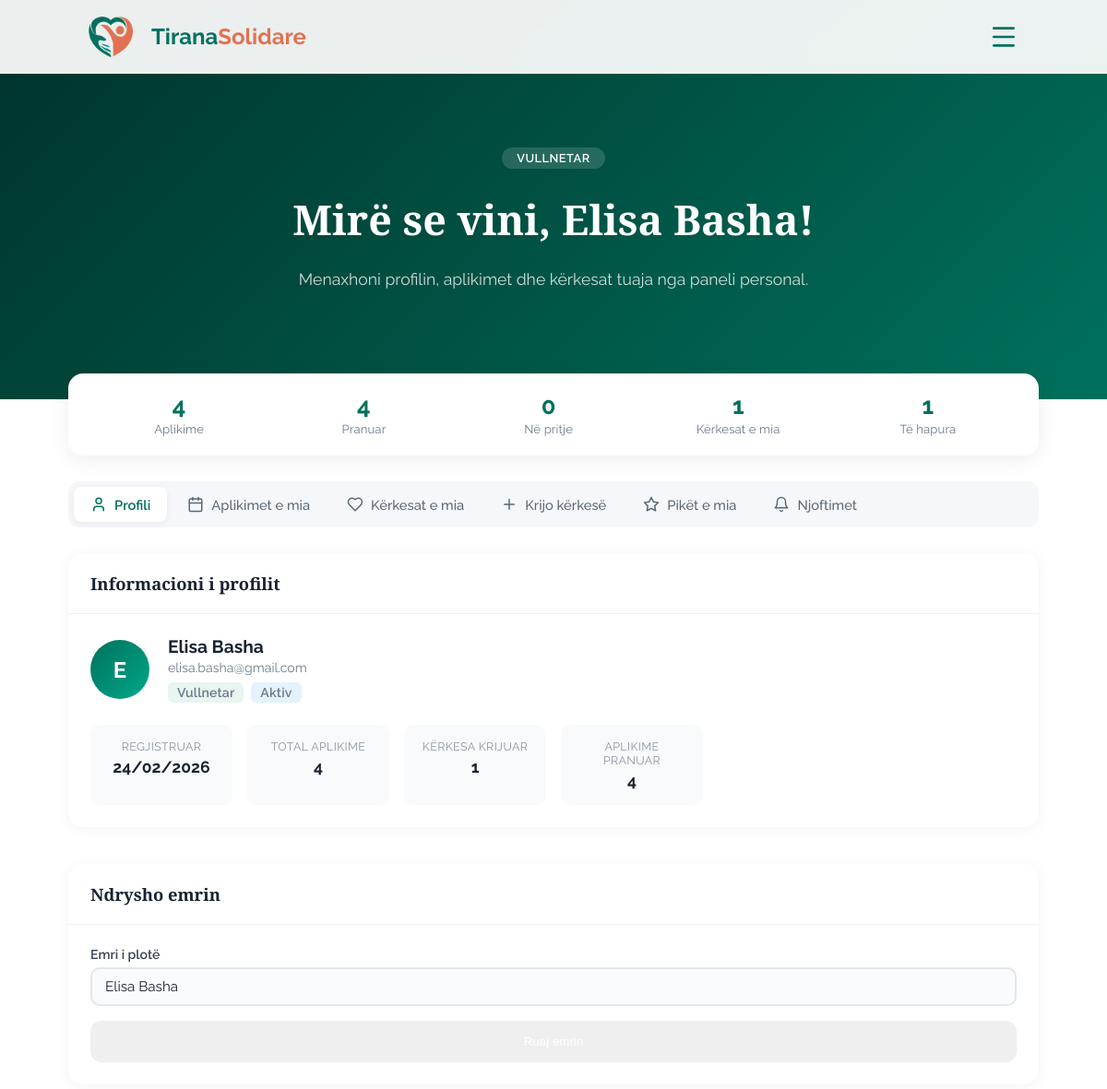
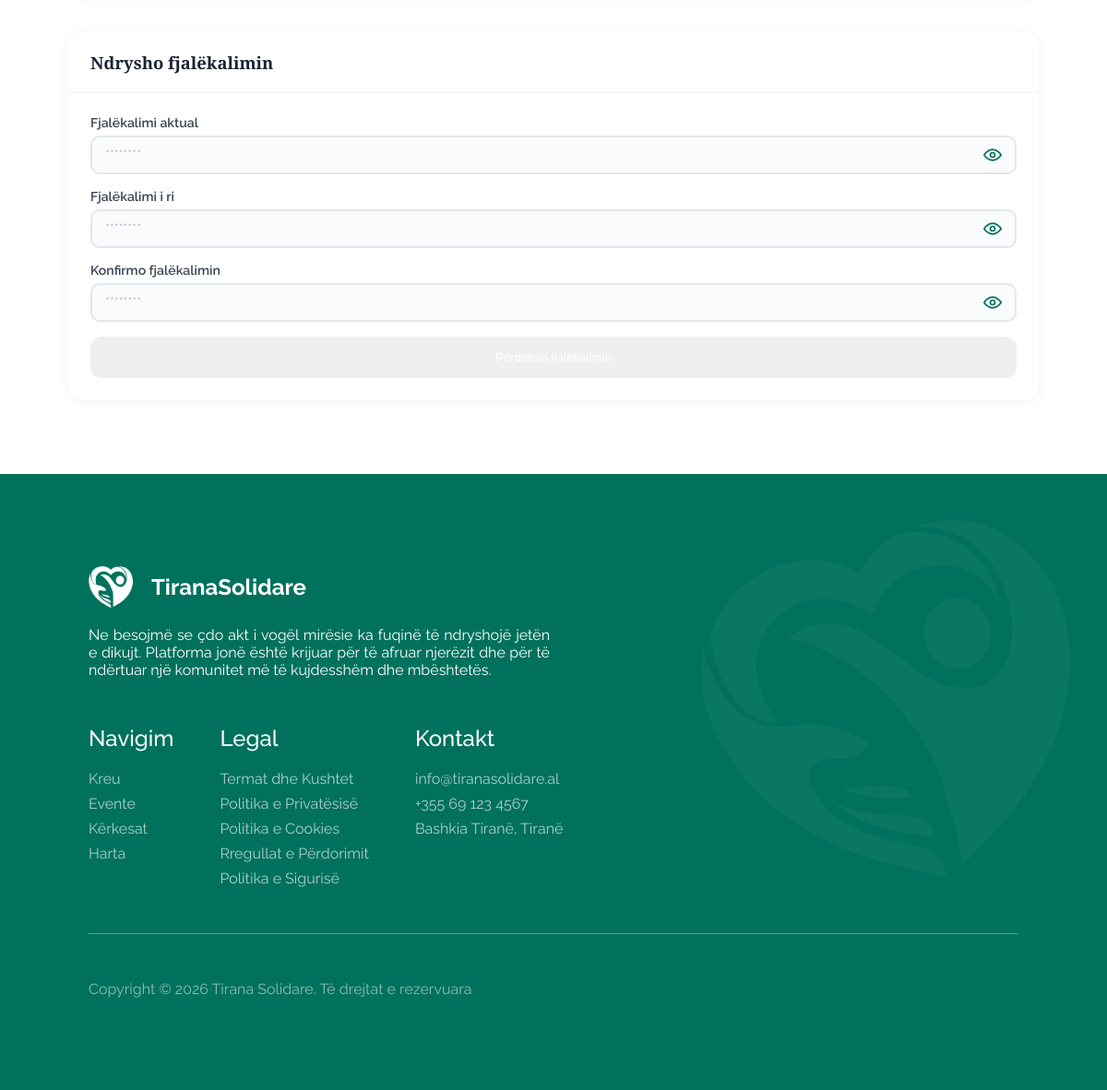
Screenshot of /views/volunteer_panel.php?tab=profile (signed in) with the database file from the repository (2 pictures, top to bottom).
### tables this page shows
CREATE TABLE `kerkesa_per_ndihme` (
  `id_kerkese_ndihme` int(11) NOT NULL,
  `id_perdoruesi` int(11) DEFAULT NULL,
  `tipi` enum('Kërkesë','Ofertë') DEFAULT NULL,
  `titulli` varchar(150) DEFAULT NULL,
  `pershkrimi` text DEFAULT NULL,
  `statusi` enum('Open','Closed') DEFAULT 'Open' COMMENT 'Open/Closed',
  `imazhi` varchar(500) DEFAULT NULL,
  `vendndodhja` varchar(255) DEFAULT NULL,  `latitude` decimal(10,7) DEFAULT NULL,
  `longitude` decimal(10,7) DEFAULT NULL,  `krijuar_me` timestamp NOT NULL DEFAULT current_timestamp()
);

CREATE TABLE `perdoruesi` (
  `id_perdoruesi` int(11) NOT NULL,
  `emri` varchar(100) NOT NULL,
  `email` varchar(150) NOT NULL,
  `fjalekalimi` varchar(255) NOT NULL,
  `roli` enum('Admin','Vullnetar') DEFAULT 'Vullnetar',
  `statusi_llogarise` enum('Aktiv','Bllokuar','Çaktivizuar') DEFAULT 'Aktiv',
  `verified` tinyint(1) NOT NULL DEFAULT 0,
  `verification_token_hash` varchar(64) DEFAULT NULL,
  `verification_token_expires` datetime DEFAULT NULL,
  `password_reset_token_hash` varchar(64) DEFAULT NULL,
  `password_reset_token_expires` datetime DEFAULT NULL,
  `krijuar_me` timestamp NOT NULL DEFAULT current_timestamp(),
  `deaktivizuar_me` datetime DEFAULT NULL
);

### views/volunteer_panel.php (the view, shortened to what this page needs)
<?php
require_once __DIR__ . '/../config/db.php';
$userId    = $_SESSION['user_id'];
$userEmri  = htmlspecialchars($_SESSION['emri'] ?? 'Përdorues');
$userRoli  = htmlspecialchars($_SESSION['roli'] ?? 'Vullnetar');
$tab = $_GET['tab'] ?? 'profile';
$stmtUser = $pdo->prepare("SELECT * FROM Perdoruesi WHERE id_perdoruesi = ?");
$stmtUser->execute([$userId]);
$user = $stmtUser->fetch(PDO::FETCH_ASSOC);
$stmtApps = $pdo->prepare(
    "SELECT a.*, e.titulli AS eventi_titulli, e.data AS eventi_data, e.vendndodhja AS eventi_vendndodhja,
            k.emri AS kategoria_emri
     FROM Aplikimi a
     JOIN Eventi e ON e.id_eventi = a.id_eventi
     LEFT JOIN Kategoria k ON k.id_kategoria = e.id_kategoria
     WHERE a.id_perdoruesi = ?
     ORDER BY a.aplikuar_me DESC"
);
$stmtApps->execute([$userId]);
$myApps = $stmtApps->fetchAll(PDO::FETCH_ASSOC);
$stmtReqs = $pdo->prepare(
    "SELECT * FROM Kerkesa_per_Ndihme WHERE id_perdoruesi = ? ORDER BY krijuar_me DESC"
);
$stmtReqs->execute([$userId]);
$myRequests = $stmtReqs->fetchAll(PDO::FETCH_ASSOC);
$totalApps     = count($myApps);
$acceptedApps  = count(array_filter($myApps, fn($a) => $a['statusi'] === 'Pranuar'));
$pendingApps   = count(array_filter($myApps, fn($a) => $a['statusi'] === 'Në pritje'));
$totalRequests = count($myRequests);
$openRequests  = count(array_filter($myRequests, fn($r) => $r['statusi'] === 'Open'));
?>
<!DOCTYPE html>
<html lang="sq">
<head>
  <link rel="stylesheet" href="/TiranaSolidare/public/assets/styles/main.css">
  <link rel="stylesheet" href="/TiranaSolidare/public/assets/styles/pages.css">
  <link rel="stylesheet" href="/TiranaSolidare/public/assets/styles/auth.css">
  <link rel="stylesheet" href="/TiranaSolidare/public/assets/styles/volunteer-panel.css">
  <link rel="stylesheet" href="https://unpkg.com/leaflet@1.9.4/dist/leaflet.css" />
  <link rel="stylesheet" href="/TiranaSolidare/assets/css/map.css">
</head>
<body>
<?php include __DIR__ . '/../public/components/header.php'; ?>
<main>
<section class="page-hero page-hero--green">
  <div class="page-hero__inner">
    <span class="page-badge">Vullnetar</span>
    <h1>Mirë se vini, <?= $userEmri ?>!</h1>
    <p>Menaxhoni profilin, aplikimet dhe kërkesat tuaja nga paneli personal.</p>
  </div>
</section>
<section class="vp-stats-section">
  <div class="vp-stats">
    <div class="vp-stat">
      <strong><?= $totalApps ?></strong>
      <span>Aplikime</span>
    </div>
    <div class="vp-stat">
      <strong><?= $acceptedApps ?></strong>
      <span>Pranuar</span>
    </div>
    <div class="vp-stat">
      <strong><?= $pendingApps ?></strong>
      <span>Në pritje</span>
    </div>
    <div class="vp-stat">
      <strong><?= $totalRequests ?></strong>
      <span>Kërkesat e mia</span>
    </div>
    <div class="vp-stat">
      <strong><?= $openRequests ?></strong>
      <span>Të hapura</span>
    </div>
  </div>
</section>
<section class="vp-tabs-section">
  <div class="vp-tabs">
    <a href="?tab=profile" class="vp-tab <?= $tab === 'profile' ? 'active' : '' ?>">
      <svg xmlns="http://www.w3.org/2000/svg" width="18" height="18" viewBox="0 0 24 24" fill="none" stroke="currentColor" stroke-width="2" stroke-linecap="round" stroke-linejoin="round"><path d="M19 21v-2a4 4 0 0 0-4-4H9a4 4 0 0 0-4 4v2"/><circle cx="12" cy="7" r="4"/></svg>
      Profili
    </a>
    <a href="?tab=applications" class="vp-tab <?= $tab === 'applications' ? 'active' : '' ?>">
      Aplikimet e mia
    </a>
    <a href="?tab=requests" class="vp-tab <?= $tab === 'requests' ? 'active' : '' ?>">
      Kërkesat e mia
    </a>
    <a href="?tab=new-request" class="vp-tab <?= $tab === 'new-request' ? 'active' : '' ?>">
      <svg xmlns="http://www.w3.org/2000/svg" width="18" height="18" viewBox="0 0 24 24" fill="none" stroke="currentColor" stroke-width="2" stroke-linecap="round" stroke-linejoin="round"><path d="M5 12h14"/><path d="M12 5v14"/></svg>
      Krijo kërkesë
    </a><a href="?tab=score" class="vp-tab <?= $tab === 'score' ? 'active' : '' ?>">
  <svg xmlns="http://www.w3.org/2000/svg" width="18" height="18" viewBox="0 0 24 24" fill="none" stroke="currentColor" stroke-width="2" stroke-linecap="round" stroke-linejoin="round"><path d="M12 2l3.09 6.26L22 9.27l-5 4.87 1.18 6.88L12 17.77l-6.18 3.25L7 14.14 2 9.27l6.91-1.01L12 2z"/></svg>
  Pikët e mia
</a>
    <a href="?tab=notifications" class="vp-tab <?= $tab === 'notifications' ? 'active' : '' ?>">
      <svg xmlns="http://www.w3.org/2000/svg" width="18" height="18" viewBox="0 0 24 24" fill="none" stroke="currentColor" stroke-width="2" stroke-linecap="round" stroke-linejoin="round"><path d="M6 8a6 6 0 0 1 12 0c0 7 3 9 3 9H3s3-2 3-9"/><path d="M10.3 21a1.94 1.94 0 0 0 3.4 0"/></svg>
      Njoftimet
    </a>
  </div>
</section>
<section class="vp-content">
<?php if ($tab === 'profile'): ?>
<div class="vp-panel">
  <div class="vp-profile-grid">
    <div class="vp-card">
      <div class="vp-card__header">
        <h3>Informacioni i profilit</h3>
      </div>
      <div class="vp-card__body">
        <div class="vp-profile-avatar">
          <div class="vp-avatar"><?= $userInitial ?></div>
          <div class="vp-profile-info">
            <strong id="vp-profile-emri"><?= htmlspecialchars($user['emri'] ?? '—') ?></strong>
            <span id="vp-profile-email"><?= htmlspecialchars($user['email'] ?? '—') ?></span>
            <div class="vp-profile-badges">
              <span class="vp-badge vp-badge--role"><?= $userRoli ?></span>
              <span class="vp-badge vp-badge--status"><?= htmlspecialchars($user['statusi_llogarise'] ?? '—') ?></span>
            </div>
          </div>
        </div>
        <div class="vp-profile-meta-grid">
          <div class="vp-meta-item">
            <span>Regjistruar</span>
            <strong><?= date('d/m/Y', strtotime($user['krijuar_me'])) ?></strong>
          </div>
          <div class="vp-meta-item">
            <span>Total aplikime</span>
            <strong><?= $totalApps ?></strong>
          </div>
          <div class="vp-meta-item">
            <span>Kërkesa krijuar</span>
            <strong><?= $totalRequests ?></strong>
          </div>
          <div class="vp-meta-item">
            <span>Aplikime pranuar</span>
            <strong><?= $acceptedApps ?></strong>
          </div>
        </div>
      </div>
    </div>
    <div class="vp-card">
      <div class="vp-card__header">
        <h3>Ndrysho emrin</h3>
      </div>
      <div class="vp-card__body">
        <form id="vp-name-form" class="vp-form">
          <div class="vp-field">
            <label for="vp-emri">Emri i plotë</label>
            <input type="text" id="vp-emri" name="emri" value="<?= htmlspecialchars($user['emri'] ?? '') ?>" required placeholder="Emri Mbiemri" class="vp-input">
          </div>
          <button type="submit" class="btn_primary">Ruaj emrin</button>
        </form>
      </div>
    </div>
    <div class="vp-card">
      <div class="vp-card__header">
        <h3>Ndrysho fjalëkalimin</h3>
      </div>
      <div class="vp-card__body">
        <form id="vp-password-form" class="vp-form">
          <div class="vp-field">
            <label for="vp-current-pw">Fjalëkalimi aktual</label>
            <input type="password" id="vp-current-pw" name="current_password" required placeholder="********" class="vp-input">
          </div>
          <div class="vp-field">
            <label for="vp-new-pw">Fjalëkalimi i ri</label>
            <input type="password" id="vp-new-pw" name="new_password" required placeholder="********" minlength="6" class="vp-input">
          </div>
          <div class="vp-field">
            <label for="vp-confirm-pw">Konfirmo fjalëkalimin</label>
            <input type="password" id="vp-confirm-pw" name="confirm_password" required placeholder="********" class="vp-input">
          </div>
          <button type="submit" class="btn_primary">Përditëso fjalëkalimin</button>
        </form>
      </div>
    </div>
  </div>
</div>
<?php endif; ?>
</section>
</main>
<?php include __DIR__ . '/../public/components/footer.php'; ?>
</body>
</html>

### public/assets/styles/main.css (style rules this page uses)
* { margin: 0; padding: 0; box-sizing: border-box; scroll-behavior: smooth; }
html, body { font-family: 'Raleway', sans-serif; color: #202020; overflow-x: hidden; }
main { overflow-y: hidden; }
section { position: relative; padding: 100px clamp(20px, 8%, 8%); }
:root { --font-coeff: 1; }
h1, h2, h3, h4, h5, h6 { font-family: "Bitter", serif; color: #003229; }
h1 { font-size: calc(3.5rem * var(--font-coeff)); margin-bottom: 20px; }
h3 { font-size: calc(2rem * var(--font-coeff)); margin-bottom: 20px; }
button { cursor: pointer; }
.btn_primary { position: relative; color: #fff; padding: 15px 30px; display: inline-flex; justify-content: center; align-items: center; gap: 12px; border-radius: 12px; text-decoration: none; font-weight: 500; border: 0; cursor: pointer; overflow: hidden; transition: 0.5s ease; text-align: center; }
.btn_primary::before { content: ""; position: absolute; width: 100%; height: 100%; background-color: #E17254; top: 0; left: 0; z-index: -2; }
.btn_primary::after { content: ""; position: absolute; width: 0%; height: 100%; background-color: #00000020; top: 0; left: unset; right: 0; z-index: -1; transition: 0.5s ease; }

### public/assets/styles/pages.css (style rules this page uses)
.page-hero { padding: 160px clamp(20px, 8%, 8%) 120px; background: #003229; color: #fff; text-align: center; }
.page-hero h1 { color: #fff; font-size: calc(2.8rem * var(--font-coeff, 1)); margin-block: 24px; }
.page-hero p { color: rgba(255,255,255,0.8); font-size: 1.1rem; max-width: 600px; margin: 0 auto; }
.page-hero--green { background: linear-gradient(135deg, #003229 0%, #00715D 100%); }
.page-hero__inner { max-width: 800px; margin: 0 auto; }
.page-badge { display: inline-block; padding: 4px 16px; border-radius: 50px; font-size: 0.8rem; font-weight: 600; text-transform: uppercase; letter-spacing: 0.5px; background: rgba(255,255,255,0.15); color: #fff; backdrop-filter: blur(4px); }

### public/assets/styles/auth.css (style rules this page uses)
.password-input-wrapper .auth-input, .password-input-wrapper .vp-input, .password-input-wrapper input[type="password"] { width: 100%; padding-right: 46px; }

### rows the page displays
kerkesa_per_ndihme: statusi "1"
perdoruesi: emri "Elisa Basha", email "elisa.basha@gmail.com", statusi_llogarise "Aktiv", krijuar_me "24/02/2026"

### other values shown
$userEmri "Elisa Basha"
$totalApps "4"
$acceptedApps "4"
$pendingApps "0"
$totalRequests "1"
$userInitial "E"
$userRoli "Vullnetar"
